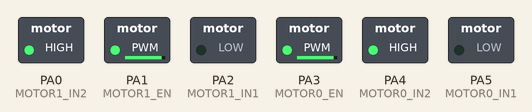
This sketch was run on a simulated STM32 Blue Pill. On the bench: switched loads named in the sketch (green lamp = pin HIGH).

Above: at 0.1 s.
Timing chart, 0 to 1.6 s (numbered marks = the images above):
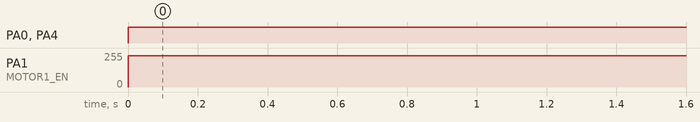

The sketch:

Motors.ino
```cpp
#define MOTOR0_EN  PA3
#define MOTOR0_IN1 PA5
#define MOTOR0_IN2 PA4

#define MOTOR1_EN PA1
#define MOTOR1_IN1 PA2
#define MOTOR1_IN2 PA0

void move_forward(int motor_speed);
void move_backward(int motor_speed);
void move_clockwise(int motor_speed);


void setup() {
  //Seting the modes of the speed pins
  pinMode(MOTOR0_EN, OUTPUT);
  pinMode(MOTOR1_EN, OUTPUT);

  //Setting the modes of the direction pins
  pinMode(MOTOR0_IN1, OUTPUT);
  pinMode(MOTOR0_IN2, OUTPUT);
  pinMode(MOTOR1_IN1, OUTPUT);
  pinMode(MOTOR1_IN2, OUTPUT);

  analogWriteResolution(16);
}

void loop() {
  move_backward(60000);
}

void move_forward(int motor_speed)
{
  analogWrite(MOTOR0_EN, motor_speed);
  analogWrite(MOTOR1_EN, motor_speed);

  digitalWrite(MOTOR0_IN1, HIGH);
  digitalWrite(MOTOR0_IN2, LOW);

  digitalWrite(MOTOR1_IN1, HIGH);
  digitalWrite(MOTOR1_IN2, LOW);

}

void move_backward(int motor_speed)
{
  analogWrite(MOTOR0_EN, motor_speed);
  analogWrite(MOTOR1_EN, motor_speed);

  digitalWrite(MOTOR0_IN1, LOW);
  digitalWrite(MOTOR0_IN2, HIGH);

  digitalWrite(MOTOR1_IN1, LOW);
  digitalWrite(MOTOR1_IN2, HIGH);

}

void move_clockwise(int motor_speed)
{
  analogWrite(MOTOR0_EN, motor_speed);
  analogWrite(MOTOR1_EN, motor_speed);

  digitalWrite(MOTOR0_IN1, LOW);
  digitalWrite(MOTOR0_IN2, HIGH);

  digitalWrite(MOTOR1_IN1, HIGH);
  digitalWrite(MOTOR1_IN2, LOW);

}
```

Measured:
- by itself, PA0 (MOTOR1_IN2), PA4 (MOTOR0_IN2): LOW → HIGH at 0.00 s
- by itself, PA1 (MOTOR1_EN): 0/255 → 233/255 at 0.00 s
